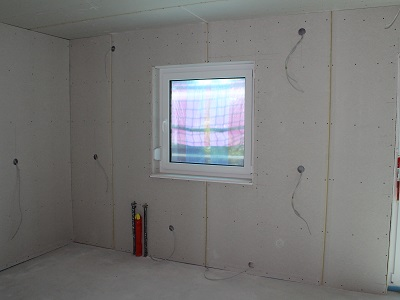
#> input picture backend/assets/material_images/1.jpg, 400 x 300 px
$ python -i object_detector.py   (imports and definitions only)
#> lines starting #> are read from the running program, lines starting #| are printed output that depends on the picture; after the words box and inside, x2 and y2 are one past the last pixel; in counts of white or black regions, pixels touching at a corner belong together
#> further down, picture is the input picture: shape (300, 400, 3); mean B, G, R 117.1, 118, 118.3
import cv2

class HomogeneousBgDetector():
    def __init__(self):
        pass

    def detect_objects(self, frame):
        # Convert Image to grayscale
        gray = cv2.cvtColor(frame, cv2.COLOR_BGR2GRAY)
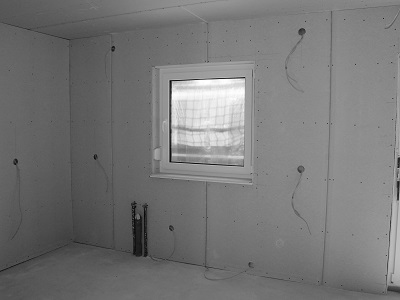
#> gray: shape (300, 400); min 3, max 255, mean 118.1

        # Create a Mask with adaptive threshold
        mask = cv2.adaptiveThreshold(gray, 255, cv2.ADAPTIVE_THRESH_MEAN_C, cv2.THRESH_BINARY_INV, 19, 5)
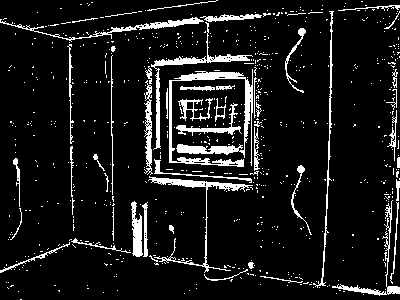
#> mask: shape (300, 400); 9.7% white; 669 white regions (618 under 20 px)

        # Find contours
        contours, _ = cv2.findContours(mask, cv2.RETR_EXTERNAL, cv2.CHAIN_APPROX_SIMPLE)
#> contours = 669 contours, 637 with area under 20; largest, box (x1, y1, x2, y2) and area: (169, 69, 253, 167) 1460, (151, 22, 253, 150) 654, (148, 176, 253, 273) 564, (0, 17, 204, 42) 445, (131, 201, 143, 257) 352

        #cv2.imshow("mask", mask)
        objects_contours = []

        for cnt in contours:
            area = cv2.contourArea(cnt)
            if area > 2000: #vorher 20000
                #cnt = cv2.approxPolyDP(cnt, 0.03*cv2.arcLength(cnt, True), True)
                objects_contours.append(cnt)
#> this loop made 669 passes
#> (cnt, area) on passes 1 to 3: ([[20, 299], [21, 299]], 0), ([[363, 294]], 0), ([[336, 293]], 0)
#> after the loop, objects_contours = []

        return objects_contours

    # def get_objects_rect(self):
    #     box = cv2.boxPoints(rect)  # cv2.boxPoints(rect) for OpenCV 3.x
    #     box = np.int0(box)

>>> import cv2
>>> picture = cv2.imread('../../backend/assets/material_images/1.jpg')
>>> result = HomogeneousBgDetector().detect_objects(picture)
#> result = []

$ run again, on backend/assets/material_images/2.jpg
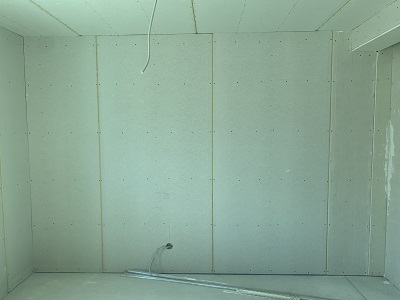
#> input picture backend/assets/material_images/2.jpg, 400 x 300 px
#> picture is the input picture: shape (300, 400, 3); mean B, G, R 148.1, 165.1, 137.3
#> in detect_objects, `gray = cv2.cvtColor(frame, cv2.COLOR_BGR2GRAY)`:
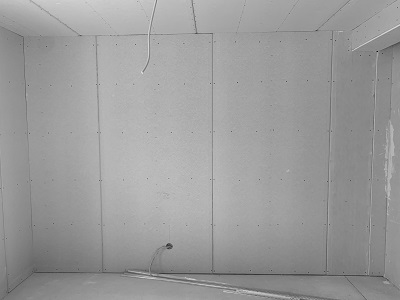
#> gray: shape (300, 400); min 5, max 223, mean 154.8
#> in detect_objects, `mask = cv2.adaptiveThreshold(gray, 255, cv2.ADAPTIVE_THRESH_MEAN_C, cv..`:
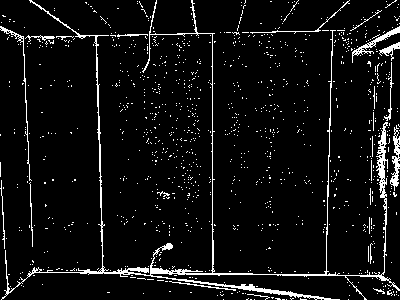
#> mask: shape (300, 400); 6.2% white in thin lines or dots
#> contours = 1101 contours, 1092 with area under 20; largest, box (x1, y1, x2, y2) and area: (1, 0, 400, 300) 1814, (390, 125, 400, 191) 230, (352, 26, 400, 63) 209, (0, 26, 32, 181) 94, (379, 42, 400, 61) 92
#> the loop in detect_objects, `for cnt in contours:` made 1101 passes
#> area on pass 50: 22.5
#> after the loop in detect_objects, `for cnt in contours:`: objects_contours = []
